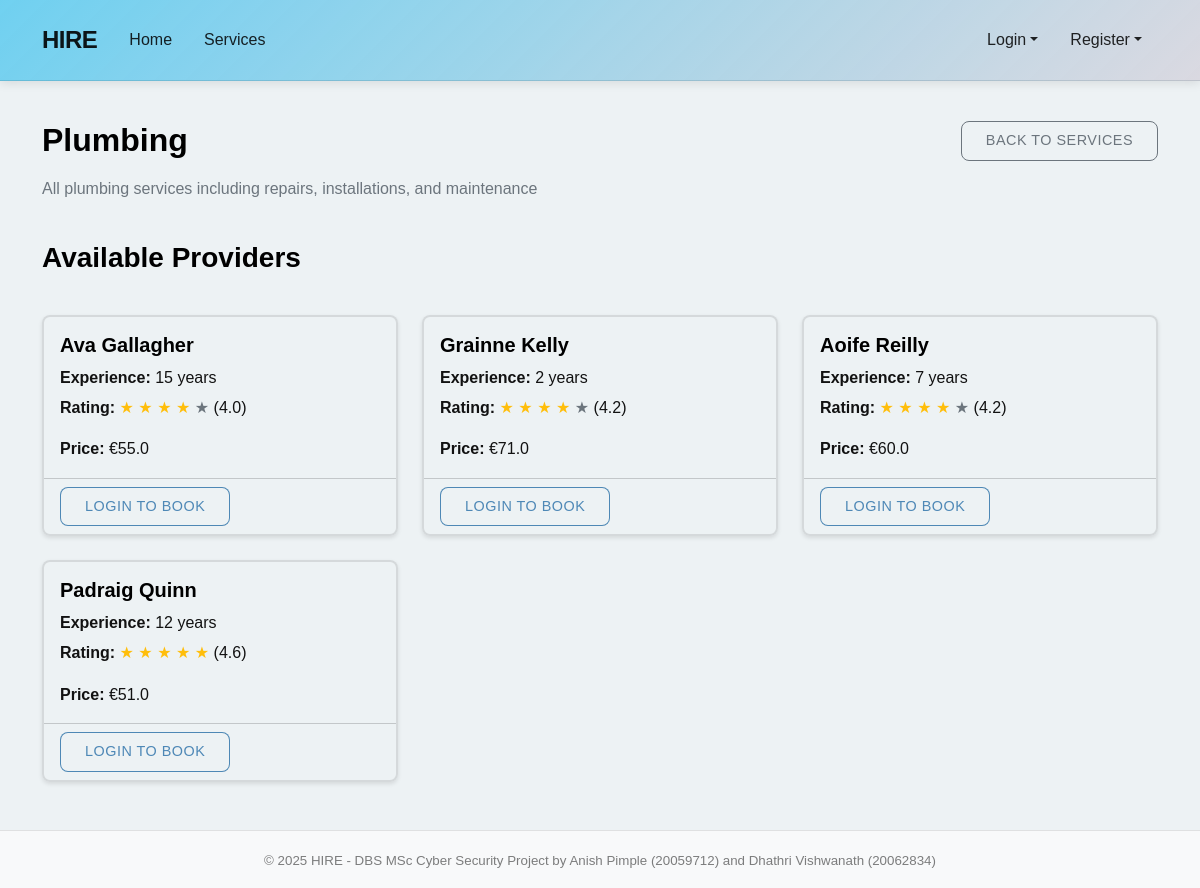
The app's page /services/1, older data.
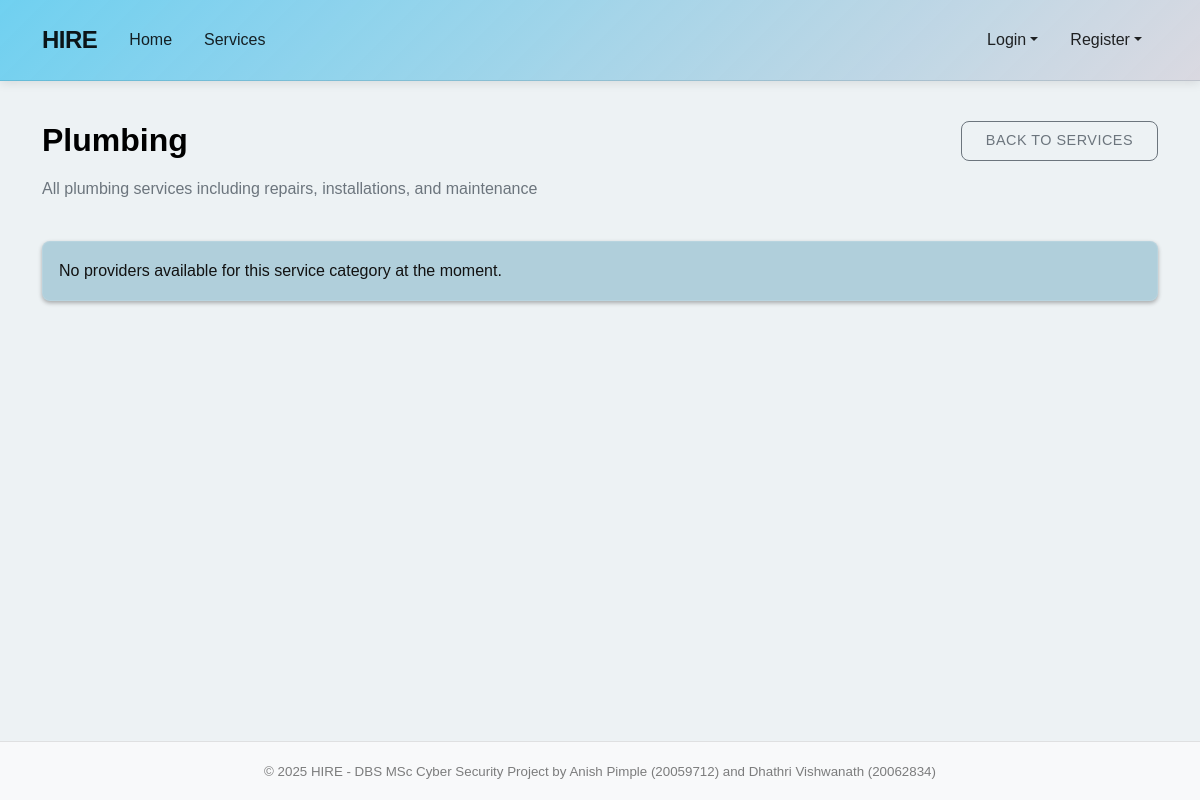
The same page, newer data.
### models.py (models this page shows, shortened)
class Provider(db.Model):
    __tablename__ = 'providers'
    id = db.Column(db.Integer, primary_key=True)
    email = db.Column(db.String(100), unique=True, nullable=False)
    phone = db.Column(db.String(15), unique=True, nullable=False)
    password_hash = db.Column(db.String(128), nullable=False)
    first_name = db.Column(db.String(50), nullable=False)
    last_name = db.Column(db.String(50), nullable=False)
    verification_document = db.Column(db.String(255), nullable=False)
    experience_years = db.Column(db.Integer, default=0)
    is_available = db.Column(db.Boolean, default=True)
    avg_rating = db.Column(db.Float, nullable=True)
    is_verified = db.Column(db.Boolean, default=False)
    created_at = db.Column(db.DateTime, default=datetime.utcnow)
    addresses = db.relationship('Address', backref='provider', lazy=True,
                              foreign_keys='Address.provider_id')
    services = db.relationship('ProviderCategory', backref='provider', lazy=True)
    bookings = db.relationship('Booking', backref='provider', lazy=True)
    def get_full_name(self):
        return f"{self.first_name} {self.last_name}"

class ProviderCategory(db.Model):
    __tablename__ = 'provider_categories'
    id = db.Column(db.Integer, primary_key=True)
    provider_id = db.Column(db.Integer, db.ForeignKey('providers.id'), nullable=False)
    category_id = db.Column(db.Integer, db.ForeignKey('service_categories.id'), nullable=False)
    price_rate = db.Column(db.Float, nullable=False)
    category = db.relationship('ServiceCategory', backref='provider_categories')
    __table_args__ = (
        db.UniqueConstraint('provider_id', 'category_id', name='uq_provider_category'),
    )

### routes.py (the view)
@service_bp.route('/<int:category_id>')
def service_detail(category_id):
    category = ServiceCategory.query.get_or_404(category_id)
    provider_categories = ProviderCategory.query.filter_by(category_id=category_id).all()
    providers = [pc.provider for pc in provider_categories if pc.provider.is_verified and pc.provider.is_available]
    return render_template('services/detail.html', category=category, providers=providers, user=get_current_user())

### app.py (called while the page is built)
@app.context_processor
def inject_env_variables():
    return dict(
        GOOGLE_MAPS_API_KEY=os.getenv('GOOGLE_MAPS_API_KEY')
    )

@app.context_processor
def utility_processor():
    def format_datetime(value, format='%d %b, %Y %H:%M'):
        """Format a datetime object to string"""
        if value is None:
            return ""
        return value.strftime(format)
    def format_currency(value):
        """Format a number as currency"""
        if value is None:
            return "$0.00"
        return f"${value:.2f}"
    return dict(
        format_datetime=format_datetime,
        format_currency=format_currency
    )

### routes.py (called while the page is built)
def get_current_user():
    user_id = session.get('user_id')
    user_type = session.get('user_type')
    if not user_id or not user_type:
        return None
    if user_type == 'customer':
        return Customer.query.get(user_id)
    elif user_type == 'provider':
        return Provider.query.get(user_id)
    return None

### templates/services/detail.html (shortened to what this page needs)
{% extends "base.html" %}
{% block content %}
<div class="row mb-4">
    <div class="col-md-8">
        <h2>{{ category.name }}</h2>
        <p class="text-muted">{{ category.description }}</p>
    </div>
    <div class="col-md-4 text-end">
        <a href="{{ url_for('service.service_list') }}" class="btn btn-outline-secondary">Back to Services</a>
    </div>
</div>
{% if providers %}
    <div class="row mb-4">
        <div class="col-12">
            <h3>Available Providers</h3>
        </div>
    </div>
    <div class="row row-cols-1 row-cols-md-3 g-4">
        {% for provider in providers %}
            <div class="col">
                <div class="card h-100">
                    <div class="card-body">
                        <h5 class="card-title">{{ provider.get_full_name() }}</h5>
                        <p class="card-text mb-1">
                            <strong>Experience:</strong> {{ provider.experience_years }} years
                        </p>
                        <p class="card-text mb-3">
                            <strong>Rating:</strong>
                            {% if provider.avg_rating %}
                                {% for i in range(5) %}
                                    {% if i < provider.avg_rating|int %}
                                        <span class="text-warning">★</span>
                                    {% elif i < provider.avg_rating|round(0, 'ceil')|int and (provider.avg_rating % 1) >= 0.5 %}
                                        <span class="text-warning">★</span>
                                    {% else %}
                                        <span class="text-secondary">★</span>
                                    {% endif %}
                                {% endfor %}
                                ({{ provider.avg_rating|round(1) }})
                            {% else %}
                                No ratings yet
                            {% endif %}
                        </p>
                        {% set provider_service = provider.services|selectattr('category_id', 'equalto', category.id)|first %}
                        {% if provider_service %}
                            <p class="card-text">
                                <strong>Price:</strong> €{{ provider_service.price_rate }}
                            </p>
                        {% endif %}
                    </div>
                    <div class="card-footer bg-transparent">
                        {% if user and session.get('user_type') == 'customer' %}
                            <a href="{{ url_for('booking.create_booking', provider_id=provider.id) }}?category_id={{ category.id }}" class="btn btn-primary">Book Now</a>
                        {% else %}
                            <a href="{{ url_for('customer.login') }}" class="btn btn-outline-primary">Login to Book</a>
                        {% endif %}
                    </div>
                </div>
            </div>
        {% endfor %}
    </div>
{% else %}
    <div class="alert alert-info">
        <p class="mb-0">No providers available for this service category at the moment.</p>
    </div>
{% endif %}
{% endblock %}

Row changes from the older to the newer data that the page shows:
removed Provider: get_full_name "Ava Gallagher", experience_years "15", avg_rating "4.0"
removed ProviderCategory: price_rate "55.0"
removed Provider: get_full_name "Grainne Kelly", experience_years "2", avg_rating "4.2"
removed ProviderCategory: price_rate "71.0"
removed Provider: get_full_name "Aoife Reilly", experience_years "7", avg_rating "4.2"
removed ProviderCategory: price_rate "60.0"
removed Provider: get_full_name "Padraig Quinn", experience_years "12", avg_rating "4.6"
removed ProviderCategory: price_rate "51.0"
Text that changed along with them:
text no longer shown: "Available Providers"
text now shown: "No providers available for this service category at the moment."
